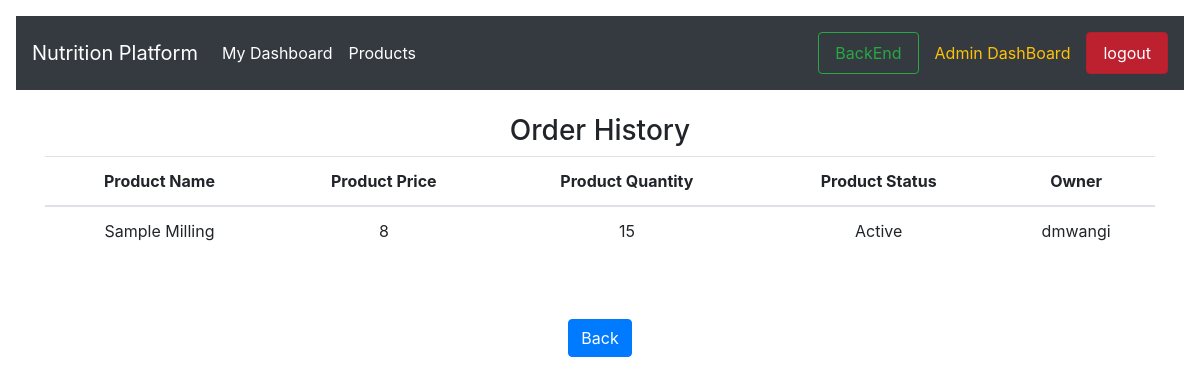
Before: /accounts/order-history (signed in) with the older database file.
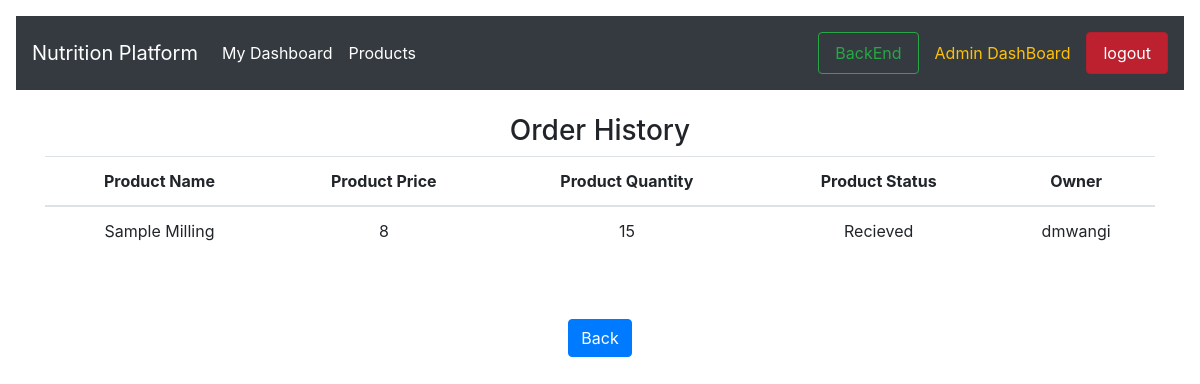
After: the same page with the newer database file.
### accounts/models.py (models this page shows)
class PlaceOrderModel(models.Model):
    order_by = models.CharField(max_length=20, null=True)
    product_name = models.CharField(max_length=50, null=True)
    product_quantity = models.IntegerField(default=1)
    product_price = models.IntegerField(null=True)
    product_status = models.CharField(max_length=100, null=True, choices=STATUS, default='Ordered')

### accounts/views.py (the view)
# urls.py: path('order-history', views.showOrderHistory, name='order-history'),
def showOrderHistory(request):
    username = request.user
    orderDetail = PlaceOrderModel.objects.filter(order_by=username)
    print(orderDetail)
    context = {'orderDetail': orderDetail}
    return render(request, 'order-history.html', context)

### accounts/templates/order-history.html
{% extends 'dash.html' %}
{% load static %}
{% load bootstrap4 %}
{% block body %}
<div class="container m-md-6">
        <h3> Order History </h3>
        <table class="table">
            <thead>
            <tr>
                <th scope="col">Product Name</th>
                <th scope="col">Product Price</th>
                <th scope="col">Product Quantity</th>
                <th scope="col">Product Status</th>
                <th scope="col">Owner</th>
            </tr>
            </thead>
            <tbody>
            {% for order in orderDetail %}
            <tr>
                <td>{{ order.product_name }}</td>
                <td>{{ order.product_price }}</td>
                <td>{{ order.product_quantity }}</td>
                <td>{{ order.product_status }}</td>
                <td>{{ order.order_by }}</td>
            </tr>
            {% endfor %}
            </tbody>
        </table>
        <br>
        <br>
        <a type="button" class="btn btn-primary" href="{% url 'user-dashboard' %}">Back</a>
</div>
    {% endblock %}

Changed rows visible on the page:
changed PlaceOrderModel "Sample Milling": product_status "Active" → "Recieved"
